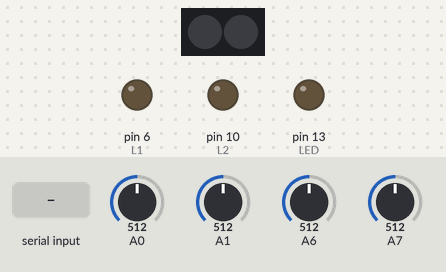
The sketch below on a simulated Arduino Uno, built with avr-gcc and run on an emulated ATmega328P. On the bench: 2 RGB LEDs in strip order, left to right, output pins drawn as LEDs (lit = HIGH). The test bench sets the inputs (shaded band); at power-on: A0 = 512, A1 = 512, A6 = 512, A7 = 512. Colours are those a GRB WS2812 strip shows for the declared byte order; the modem accepts every AT command (registered, SIM ready, sends succeed) and sends nothing else; what the sketch prints to the serial monitor is not drawn.

Above: at 1.4 s.
1.5 s: "colour red" received over the second serial link
At 2.0 s:
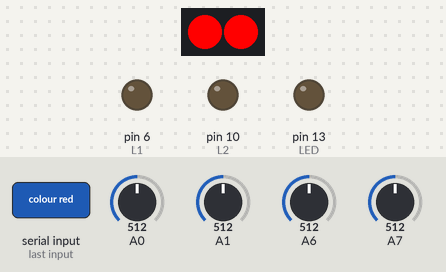
3.0 s: "colour green" received over the second serial link
At 4.2 s:
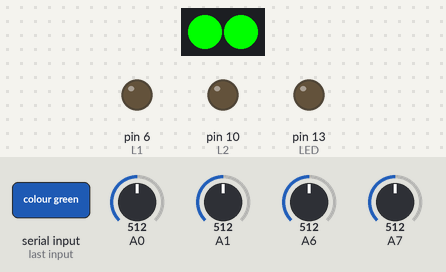
4.5 s: "colour blue" received over the second serial link
At 5.5 s:
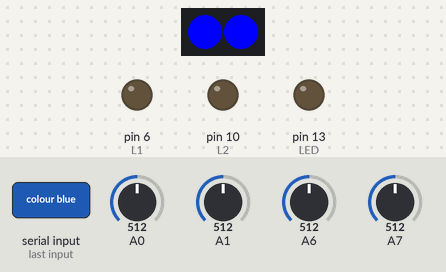
6.0 s: "colour white" received over the second serial link
At 6.7 s:
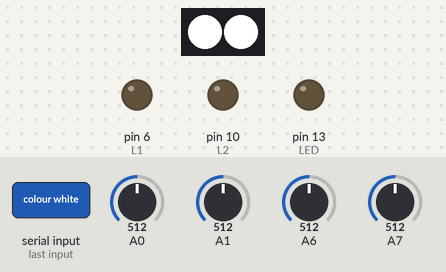
7.5 s: "colour yellow" received over the second serial link
At 7.8 s:
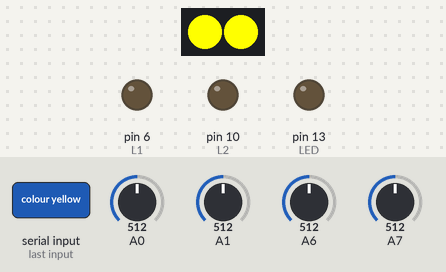
9.0 s: "colour cyan" received over the second serial link
At 10.1 s:
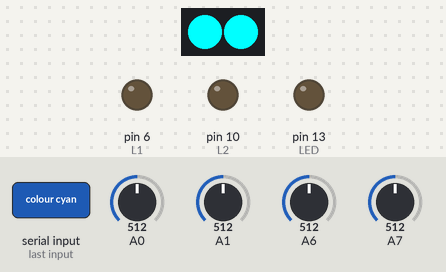
Timing chart, 0 to 11.5 s (numbered marks = the images above; inputs shaded):
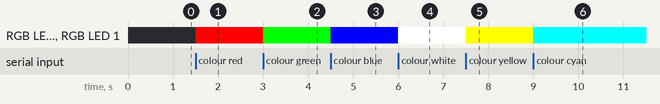

Measured:
- after the input at 1.5 s, RGB LED 0, RGB LED 1: off → RGB(255, 0, 0) at once
- after the input at 3.0 s, RGB LED 0, RGB LED 1: RGB(255, 0, 0) → RGB(0, 255, 0) at once
- after the input at 4.5 s, RGB LED 0, RGB LED 1: RGB(0, 255, 0) → RGB(0, 0, 255) at once
- after the input at 6.0 s, RGB LED 0, RGB LED 1: RGB(0, 0, 255) → RGB(255, 255, 255) at once
- after the input at 7.5 s, RGB LED 0, RGB LED 1: RGB(255, 255, 255) → RGB(255, 255, 0) at once
- after the input at 9.0 s, RGB LED 0, RGB LED 1: RGB(255, 255, 0) → RGB(0, 255, 255) at once

The sketch:

ScratchPicobot.ino
```cpp
// (licence header left out)
#define VERSION 0.1
#include <FastLED.h>
#include <SoftwareSerial.h>

#define L1 6  // Left motor pin1
#define L2 10  // Left motor pin2
#define R1 5  // Right motor pin1
#define R2 9  // Right motor pin2

#define IR 5  // Right motor pin1
#define IL 9  // Right motor pin2
#define LED 13  // Blue LED pin
#define DEBUG true

// WS2812B definitions
#define NUM_LEDS 2
#define DATA_PIN 4
CRGB leds[NUM_LEDS];
SoftwareSerial esp8266(2,3);

unsigned long previousMillis = 0;
const long interval = 1000;

// the setup routine runs once when you press reset:
void setup()
{
  esp8266.begin(9600); // your esp's baud rate might be different
  delay(100);
  FastLED.addLeds<WS2812B, DATA_PIN, RGB>(leds, NUM_LEDS);
  allOff();
  // initialize the digital pins we will use as
  pinMode(L1, OUTPUT);
  pinMode(L2, OUTPUT);
  pinMode(R1, OUTPUT);
  pinMode(R2, OUTPUT);
  pinMode(LED, OUTPUT);
  Serial.begin(115200);

  sendData("AT+RST\r\n", "\r\nready",2000,DEBUG); // reset module
  sendData("AT+CWMODE=1\r\n",1000,DEBUG); // configure as station (client)
  /*edit and uncomment following line to attach to known AP. Config is
    stored between resets/power cycles*/
  sendData("AT+CWJAP=\"YourSSID\",\"PASSPHRASE\"\r\n",30000,DEBUG); // connect to AP
  sendData("AT+CIFSR\r\n",1000,DEBUG); // get ip address
  sendData("AT+CIPMUX=0\r\n",1000,DEBUG); // ensure single connection ONLY
  sendData("AT+CIPSTART=\"TCP\",\"win8\",42001\r\n",1000,DEBUG);

  digitalWrite(L1, LOW);
  digitalWrite(L2, LOW);
  digitalWrite(R1, LOW);
  digitalWrite(R2, LOW);
}


void loop()
{

  String dataraw = "";
  while(esp8266.available()) {
    char c = esp8266.read();
     dataraw += String(c);
  }
  if (dataraw.length() > 0) {
    dataraw.toLowerCase();
    //Serial.println("RAW:" + dataraw);
    //Serial.println(dataraw.indexOf("colour"));
    if (dataraw.indexOf("colour red") >=0)
      setAll(255,0,0);
    if (dataraw.indexOf("colour green") >=0)
      setAll(0,255,0);
    if (dataraw.indexOf("colour blue") >=0)
      setAll(0,0,255);
    if (dataraw.indexOf("colour white") >=0)
      setAll(255,255,255);
    if (dataraw.indexOf("colour yellow") >=0)
      setAll(255,255,0);
    if (dataraw.indexOf("colour cyan") >=0)
      setAll(0,255,255);
    if (dataraw.indexOf("colour magenta") >=0)
      setAll(255,0,255);
    if (dataraw.indexOf("colour orange") >=0)
      setAll(255,128,0);
    if (dataraw.indexOf("colour purple") >=0)
      setAll(128,0,128);
    if (dataraw.indexOf("colour pink") >=0)
      setAll(255,0,255);
    if (dataraw.indexOf("colour warmwhite") >=0)
      setAll(255,255,255);
    if (dataraw.indexOf("colour off") >=0)
      setAll(0,0,0);
    int motorA = dataraw.indexOf("motora");
    if (motorA >=0) {
      String power = dataraw.substring(motorA+8,motorA+12);
      int powerInt = power.toInt();
      Serial.println("PWR:" + power + "***");
      if (powerInt > 0) {
        analogWrite(L2, (255 - power.toInt()));
        digitalWrite(L1, HIGH);
      }
      else if (powerInt < 0) {
        analogWrite(L2, (255 - power.toInt()));
        digitalWrite(L1, LOW);
      }
      else {
      digitalWrite(L2, LOW);
      digitalWrite(L1, LOW);
      }
    }

    int motorB = dataraw.indexOf("motorb");
    if (motorB >=0) {
      String power = dataraw.substring(motorB+8,motorB+12);
      int powerInt = power.toInt();
      Serial.println("PWR:" + power + "***");
      if (powerInt > 0) {
        analogWrite(R1, (255 - power.toInt()));
        digitalWrite(R2, HIGH);
      }
      else if (powerInt < 0){
        analogWrite(R1, (255 - power.toInt()));
        digitalWrite(R2, LOW);
      }
      else {
        digitalWrite(R1, LOW);
        digitalWrite(R2, LOW);
      }
    }

  }
  else {
    String cmd;
    int cmdLen = 0;
    unsigned long currentMillis = millis();
    if (currentMillis - previousMillis >= interval) {
      // save the last time you blinked the LED
      previousMillis = currentMillis;
      cmd = ("sensor-update \"leftldr\" " + String(analogRead(0)) + " \"rightldr\" " + String(analogRead(1)) + " \"leftline\" " + String(analogRead(6)) + " \"rightline\" " + String(analogRead(7)));
      cmdLen = cmd.length();
      esp8266.print("AT+CIPSEND=");
      esp8266.println((cmd.length() + 4) );
      if (esp8266.find(">")){
        //Serial.print(">");
        //erial.print(cmd);
        esp8266.write(byte(0));
        esp8266.write(byte(0));
        esp8266.write(byte(0));
        esp8266.write(byte(cmd.length()));
        esp8266.print(cmd);

        if(esp8266.find("OK")){
          //Serial.println("OK");
        }else{
          Serial.println("Error");
        }
      }
    }
  }
}
String sendData(String command, const int timeout, boolean debug)
  {
    return sendData(command, "OK", timeout, debug);
  }

String sendData(String command, String waitFor, const int timeout, boolean debug)
{
    String response = "";

    esp8266.print(command); // send the read character to the esp8266

    long int time = millis();
    bool exit = false;
    while( ((time+timeout) > millis()) && (!exit))
    {
      while((esp8266.available()) && (!exit))
      {

        // The esp has data so display its output to the serial window
        char c = esp8266.read(); // read the next character.
        response+=c;
        if (response.indexOf(waitFor) > -1)
          exit = true;  //found data terminator
      }
    }

    if(debug)
    {
      Serial.print(response);
    }

    return response;
}
void allOff()
{
  for (int i=0; i<NUM_LEDS; i++)
    leds[i] = 0;
  FastLED.show();
}

void setAll(int red, int green, int blue)
{
  for (int i=0; i<NUM_LEDS; i++)
  {
    leds[i].g = red;
    leds[i].r = green;
    leds[i].b = blue;
  }
  FastLED.show();
}
```
